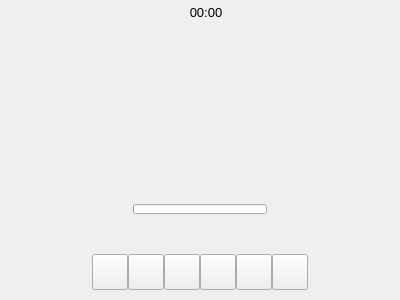
<?xml version="1.0" encoding="UTF-8"?>
<ui version="4.0">
 <class>RecordOverlay</class>
 <widget class="QWidget" name="RecordOverlay">
  <property name="geometry">
   <rect>
    <x>0</x>
    <y>0</y>
    <width>400</width>
    <height>300</height>
   </rect>
  </property>
  <property name="sizePolicy">
   <sizepolicy hsizetype="MinimumExpanding" vsizetype="MinimumExpanding">
    <horstretch>0</horstretch>
    <verstretch>0</verstretch>
   </sizepolicy>
  </property>
  <property name="windowTitle">
   <string>Form</string>
  </property>
  <property name="styleSheet">
   <string notr="true"/>
  </property>
  <property name="pixRedDot" stdset="0">
   <pixmap resource="ressources.qrc">:/images/icons/av_icons/fiber_manual_record-24px.svg</pixmap>
  </property>
  <layout class="QGridLayout" name="gridLayout">
   <property name="leftMargin">
    <number>0</number>
   </property>
   <property name="topMargin">
    <number>0</number>
   </property>
   <property name="rightMargin">
    <number>0</number>
   </property>
   <property name="bottomMargin">
    <number>0</number>
   </property>
   <property name="spacing">
    <number>0</number>
   </property>
   <item row="0" column="0">
    <layout class="QVBoxLayout" name="verticalLayout">
     <property name="spacing">
      <number>0</number>
     </property>
     <item>
      <layout class="QHBoxLayout" name="horizontalLayout_2">
       <property name="spacing">
        <number>0</number>
       </property>
       <property name="sizeConstraint">
        <enum>QLayout::SetMinimumSize</enum>
       </property>
       <item>
        <spacer name="horizontalSpacer_3">
         <property name="orientation">
          <enum>Qt::Horizontal</enum>
         </property>
         <property name="sizeType">
          <enum>QSizePolicy::Expanding</enum>
         </property>
         <property name="sizeHint" stdset="0">
          <size>
           <width>13</width>
           <height>17</height>
          </size>
         </property>
        </spacer>
       </item>
       <item>
        <widget class="Blinkable" name="redDotBlinkable" native="true">
         <property name="sizePolicy">
          <sizepolicy hsizetype="MinimumExpanding" vsizetype="MinimumExpanding">
           <horstretch>0</horstretch>
           <verstretch>0</verstretch>
          </sizepolicy>
         </property>
         <property name="minimumSize">
          <size>
           <width>12</width>
           <height>12</height>
          </size>
         </property>
         <property name="maximumSize">
          <size>
           <width>12</width>
           <height>12</height>
          </size>
         </property>
        </widget>
       </item>
       <item>
        <widget class="QLabel" name="timerLabel">
         <property name="sizePolicy">
          <sizepolicy hsizetype="MinimumExpanding" vsizetype="MinimumExpanding">
           <horstretch>0</horstretch>
           <verstretch>0</verstretch>
          </sizepolicy>
         </property>
         <property name="minimumSize">
          <size>
           <width>40</width>
           <height>24</height>
          </size>
         </property>
         <property name="maximumSize">
          <size>
           <width>50</width>
           <height>24</height>
          </size>
         </property>
         <property name="font">
          <font>
           <pointsize>10</pointsize>
          </font>
         </property>
         <property name="text">
          <string>00:00</string>
         </property>
         <property name="alignment">
          <set>Qt::AlignCenter</set>
         </property>
        </widget>
       </item>
       <item>
        <spacer name="horizontalSpacer_4">
         <property name="orientation">
          <enum>Qt::Horizontal</enum>
         </property>
         <property name="sizeType">
          <enum>QSizePolicy::Expanding</enum>
         </property>
         <property name="sizeHint" stdset="0">
          <size>
           <width>13</width>
           <height>20</height>
          </size>
         </property>
        </spacer>
       </item>
      </layout>
     </item>
     <item>
      <spacer name="verticalSpacer">
       <property name="orientation">
        <enum>Qt::Vertical</enum>
       </property>
       <property name="sizeType">
        <enum>QSizePolicy::MinimumExpanding</enum>
       </property>
       <property name="sizeHint" stdset="0">
        <size>
         <width>20</width>
         <height>52</height>
        </size>
       </property>
      </spacer>
     </item>
     <item>
      <layout class="QHBoxLayout" name="horizontalLayout_3">
       <property name="spacing">
        <number>0</number>
       </property>
       <item>
        <spacer name="horizontalSpacer_6">
         <property name="orientation">
          <enum>Qt::Horizontal</enum>
         </property>
         <property name="sizeHint" stdset="0">
          <size>
           <width>40</width>
           <height>20</height>
          </size>
         </property>
        </spacer>
       </item>
       <item>
        <layout class="QVBoxLayout" name="verticalLayout_2">
         <property name="rightMargin">
          <number>0</number>
         </property>
         <property name="bottomMargin">
          <number>0</number>
         </property>
         <item>
          <widget class="QLabel" name="inputIcon">
           <property name="minimumSize">
            <size>
             <width>128</width>
             <height>128</height>
            </size>
           </property>
           <property name="text">
            <string/>
           </property>
           <property name="pixmap">
            <pixmap resource="ressources.qrc">:/images/icons/av_icons/mic-24px.svg</pixmap>
           </property>
           <property name="scaledContents">
            <bool>true</bool>
           </property>
           <property name="alignment">
            <set>Qt::AlignCenter</set>
           </property>
          </widget>
         </item>
         <item>
          <widget class="LevelMeter" name="levelMeter">
           <property name="maximumSize">
            <size>
             <width>16777215</width>
             <height>10</height>
            </size>
           </property>
           <property name="value">
            <number>0</number>
           </property>
           <property name="textVisible">
            <bool>false</bool>
           </property>
          </widget>
         </item>
        </layout>
       </item>
       <item>
        <spacer name="horizontalSpacer_5">
         <property name="orientation">
          <enum>Qt::Horizontal</enum>
         </property>
         <property name="sizeHint" stdset="0">
          <size>
           <width>40</width>
           <height>20</height>
          </size>
         </property>
        </spacer>
       </item>
      </layout>
     </item>
     <item>
      <spacer name="verticalSpacer_2">
       <property name="orientation">
        <enum>Qt::Vertical</enum>
       </property>
       <property name="sizeType">
        <enum>QSizePolicy::MinimumExpanding</enum>
       </property>
       <property name="sizeHint" stdset="0">
        <size>
         <width>20</width>
         <height>38</height>
        </size>
       </property>
      </spacer>
     </item>
     <item>
      <layout class="QHBoxLayout" name="horizontalLayout">
       <property name="spacing">
        <number>0</number>
       </property>
       <property name="sizeConstraint">
        <enum>QLayout::SetDefaultConstraint</enum>
       </property>
       <property name="bottomMargin">
        <number>10</number>
       </property>
       <item>
        <spacer name="horizontalSpacer">
         <property name="orientation">
          <enum>Qt::Horizontal</enum>
         </property>
         <property name="sizeType">
          <enum>QSizePolicy::Expanding</enum>
         </property>
         <property name="sizeHint" stdset="0">
          <size>
           <width>50</width>
           <height>20</height>
          </size>
         </property>
        </spacer>
       </item>
       <item>
        <widget class="OverlayButton" name="recordOverlayRerecordBtn">
         <property name="minimumSize">
          <size>
           <width>36</width>
           <height>36</height>
          </size>
         </property>
         <property name="maximumSize">
          <size>
           <width>36</width>
           <height>36</height>
          </size>
         </property>
         <property name="toolTip">
          <string>Re-record Video</string>
         </property>
         <property name="iconSize">
          <size>
           <width>24</width>
           <height>24</height>
          </size>
         </property>
         <property name="checkable">
          <bool>false</bool>
         </property>
         <property name="originPix" stdset="0">
          <pixmap resource="ressources.qrc">:/images/icons/av_icons/re-record-24px.svg</pixmap>
         </property>
         <property name="checkedPix" stdset="0">
          <pixmap resource="ressources.qrc">:/images/icons/av_icons/re-record-24px.svg</pixmap>
         </property>
         <property name="tintColor" stdset="0">
          <color>
           <red>0</red>
           <green>170</green>
           <blue>255</blue>
          </color>
         </property>
        </widget>
       </item>
       <item>
        <widget class="OverlayButton" name="recordOverlayStartOrFinishRecordingBtn">
         <property name="minimumSize">
          <size>
           <width>36</width>
           <height>36</height>
          </size>
         </property>
         <property name="maximumSize">
          <size>
           <width>36</width>
           <height>36</height>
          </size>
         </property>
         <property name="text">
          <string/>
         </property>
         <property name="iconSize">
          <size>
           <width>24</width>
           <height>24</height>
          </size>
         </property>
         <property name="checkable">
          <bool>true</bool>
         </property>
         <property name="originPix" stdset="0">
          <pixmap resource="ressources.qrc">:/images/icons/av_icons/fiber_manual_record-24px.svg</pixmap>
         </property>
         <property name="checkedPix" stdset="0">
          <pixmap resource="ressources.qrc">:/images/icons/av_icons/stop-24px-red.svg</pixmap>
         </property>
         <property name="tintColor" stdset="0">
          <color>
           <red>244</red>
           <green>163</green>
           <blue>0</blue>
          </color>
         </property>
        </widget>
       </item>
       <item>
        <widget class="OverlayButton" name="recordOverlayDeleteBtn">
         <property name="minimumSize">
          <size>
           <width>36</width>
           <height>36</height>
          </size>
         </property>
         <property name="maximumSize">
          <size>
           <width>36</width>
           <height>36</height>
          </size>
         </property>
         <property name="toolTip">
          <string>Delete Recorded File</string>
         </property>
         <property name="iconSize">
          <size>
           <width>24</width>
           <height>24</height>
          </size>
         </property>
         <property name="checkable">
          <bool>false</bool>
         </property>
         <property name="originPix" stdset="0">
          <pixmap resource="ressources.qrc">:/images/icons/av_icons/delete-24px.svg</pixmap>
         </property>
         <property name="checkedPix" stdset="0">
          <pixmap resource="ressources.qrc">:/images/icons/av_icons/delete-24px.svg</pixmap>
         </property>
         <property name="tintColor" stdset="0">
          <color>
           <red>0</red>
           <green>170</green>
           <blue>255</blue>
          </color>
         </property>
        </widget>
       </item>
       <item>
        <widget class="OverlayButton" name="recordOverlayPlayBtn">
         <property name="minimumSize">
          <size>
           <width>36</width>
           <height>36</height>
          </size>
         </property>
         <property name="maximumSize">
          <size>
           <width>36</width>
           <height>36</height>
          </size>
         </property>
         <property name="toolTip">
          <string>Play Recorded Video</string>
         </property>
         <property name="iconSize">
          <size>
           <width>24</width>
           <height>24</height>
          </size>
         </property>
         <property name="checkable">
          <bool>true</bool>
         </property>
         <property name="originPix" stdset="0">
          <pixmap resource="ressources.qrc">:/images/icons/av_icons/play_circle_outline-24px.svg</pixmap>
         </property>
         <property name="checkedPix" stdset="0">
          <pixmap resource="ressources.qrc">:/images/icons/av_icons/pause-24px.svg</pixmap>
         </property>
         <property name="tintColor" stdset="0">
          <color>
           <red>0</red>
           <green>170</green>
           <blue>255</blue>
          </color>
         </property>
        </widget>
       </item>
       <item>
        <widget class="OverlayButton" name="recordOverlaySendBtn">
         <property name="minimumSize">
          <size>
           <width>36</width>
           <height>36</height>
          </size>
         </property>
         <property name="maximumSize">
          <size>
           <width>36</width>
           <height>36</height>
          </size>
         </property>
         <property name="toolTip">
          <string>Send Recorded Video</string>
         </property>
         <property name="iconSize">
          <size>
           <width>24</width>
           <height>24</height>
          </size>
         </property>
         <property name="checkable">
          <bool>false</bool>
         </property>
         <property name="originPix" stdset="0">
          <pixmap resource="ressources.qrc">:/images/icons/av_icons/send-24px.svg</pixmap>
         </property>
         <property name="checkedPix" stdset="0">
          <pixmap resource="ressources.qrc">:/images/icons/av_icons/send-24px.svg</pixmap>
         </property>
         <property name="tintColor" stdset="0">
          <color>
           <red>0</red>
           <green>170</green>
           <blue>255</blue>
          </color>
         </property>
        </widget>
       </item>
       <item>
        <widget class="OverlayButton" name="recordOverlayStopPlayingBtn">
         <property name="minimumSize">
          <size>
           <width>36</width>
           <height>36</height>
          </size>
         </property>
         <property name="maximumSize">
          <size>
           <width>36</width>
           <height>36</height>
          </size>
         </property>
         <property name="toolTip">
          <string>Stop Play Recorded Video</string>
         </property>
         <property name="text">
          <string/>
         </property>
         <property name="iconSize">
          <size>
           <width>24</width>
           <height>24</height>
          </size>
         </property>
         <property name="checkable">
          <bool>false</bool>
         </property>
         <property name="originPix" stdset="0">
          <pixmap resource="ressources.qrc">:/images/icons/av_icons/stop-24px.svg</pixmap>
         </property>
         <property name="checkedPix" stdset="0">
          <pixmap resource="ressources.qrc">:/images/icons/av_icons/stop-24px.svg</pixmap>
         </property>
         <property name="tintColor" stdset="0">
          <color>
           <red>0</red>
           <green>170</green>
           <blue>255</blue>
          </color>
         </property>
        </widget>
       </item>
       <item>
        <spacer name="horizontalSpacer_2">
         <property name="orientation">
          <enum>Qt::Horizontal</enum>
         </property>
         <property name="sizeType">
          <enum>QSizePolicy::Expanding</enum>
         </property>
         <property name="sizeHint" stdset="0">
          <size>
           <width>50</width>
           <height>20</height>
          </size>
         </property>
        </spacer>
       </item>
      </layout>
     </item>
    </layout>
   </item>
  </layout>
 </widget>
 <customwidgets>
  <customwidget>
   <class>OverlayButton</class>
   <extends>QPushButton</extends>
   <header>overlaybutton.h</header>
  </customwidget>
  <customwidget>
   <class>Blinkable</class>
   <extends>QWidget</extends>
   <header>widgethelpers.h</header>
   <container>1</container>
  </customwidget>
  <customwidget>
   <class>LevelMeter</class>
   <extends>QProgressBar</extends>
   <header>levelmeter.h</header>
   <container>1</container>
  </customwidget>
 </customwidgets>
 <resources>
  <include location="ressources.qrc"/>
 </resources>
 <connections/>
</ui>
